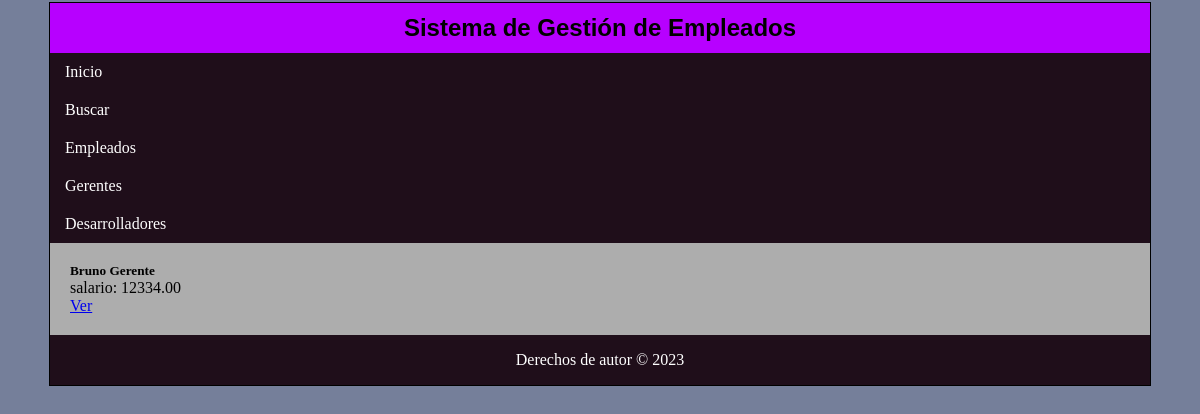
Before: /empleados/empleado/ with the older database file.
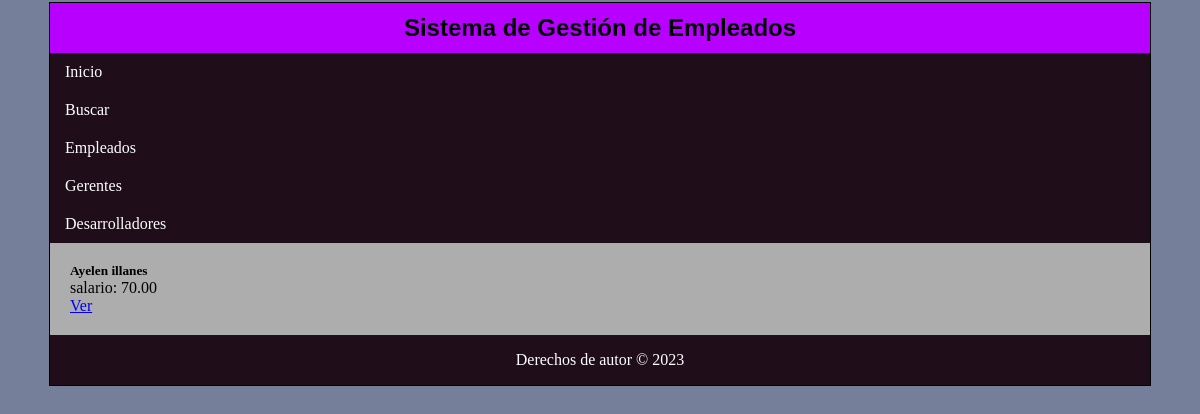
After: the same page with the newer database file.
### empleados/models.py (models this page shows, shortened)
class Empleado(models.Model):
    nombre = models.CharField(max_length=100)
    apellido = models.CharField(max_length=100)
    salario = models.DecimalField(max_digits=8, decimal_places=2)

### empleados/views.py (the view)
# urls.py: path('empleado/', views.ListadoEmpleados.as_view(), name='listado_empleados'),
class ListadoEmpleados(ListView):
    model = Empleado
    template_name = 'empleados/listar_empleado.html'

### empleados/templates/empleados/listar_empleado.html (shortened to what this page needs)
{% extends 'empleados/base.html' %}
{% load static %}
{% block main %}
    {% if object_list %}
        <div class="row">
            {% for empleado in object_list %}
                <div class="card m-2" style="width: 18rem;" >
                    <div class="card-body">
                        <h5 class="card-title">{{ empleado.nombre }} {{ empleado.apellido }}</h5>
                        <p class="card-text">salario: {{ empleado.salario }}</p>
                        <a href="{% url 'empleados:mostrar_empleado' empleado.id %}" class="btn btn-primary">Ver</a>
                    </div>
                </div>
            {% endfor %}
        </div>
    {% else %}
        <div class="card" style="width: 18rem;" >
            <div class="card-body">
                <p class="card-text">No se encontraron datos.</p>
            </div>
        </div>
    {% endif %}
{% endblock main %}

Changed rows visible on the page:
removed Empleado: nombre "Bruno", apellido "Gerente", salario "12334.00"
added Empleado: nombre "Ayelen", apellido "illanes", salario "70.00"
